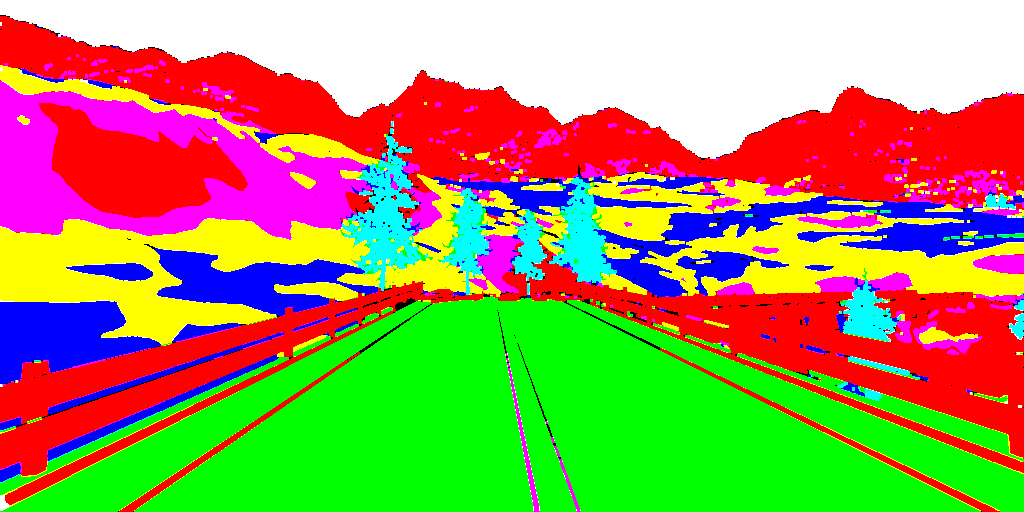
#> input picture gradset/gtFine/train/img_0_1587476719510222600_gtFine.png, 1024 x 512 px, found by its file name; its folder holds 4 pictures in this run
$ python 'to grey.py'
#> lines starting #> are read from the running program, lines starting #| are printed output that depends on the picture
import os
from PIL import Image

ROOT = '/home/weaver/PycharmProjects/datasets/gradSet/full/testImgAndGT/GT'


def toGrey(working):
    OUT_DIR = os.path.join(working, 'greyProc')
    if not os.path.exists(OUT_DIR):
        os.makedirs(OUT_DIR)


    right = 0
    wrong = 0

    print("Working on ", working, ", output to ", OUT_DIR)

    for filename in os.listdir(working):
        if filename.endswith(".png"):
            img = Image.open(os.path.join(working, filename)).convert('L')
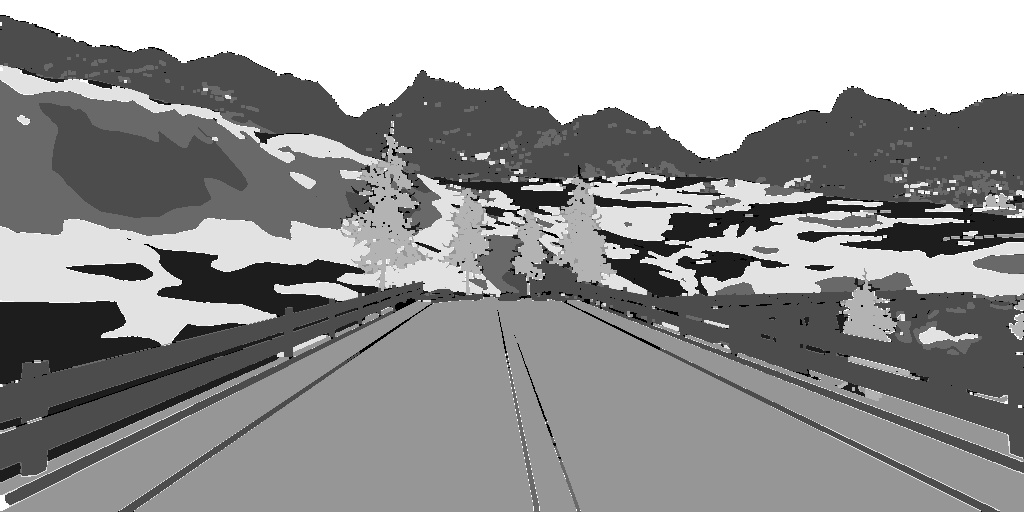
#> img: PIL image 1024x512 L; min 0, max 255, mean 146.3
            img.save(os.path.join(OUT_DIR, filename))
            right += 1
        else:
            wrong += 1
#> pass 2 of the loop in toGrey, `for filename in os.listdir(working):`:
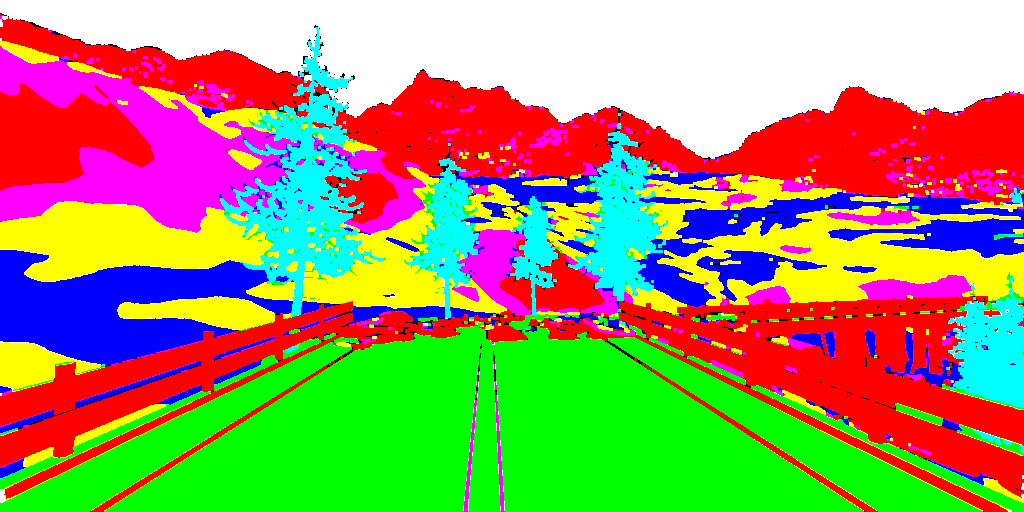
#> input picture gradset/gtFine/train/img_0_1587476720504811100_gtFine.png, 1024 x 512 px, found by its file name
#> in toGrey, `img = Image.open(os.path.join(working, filename)).convert('L')`:
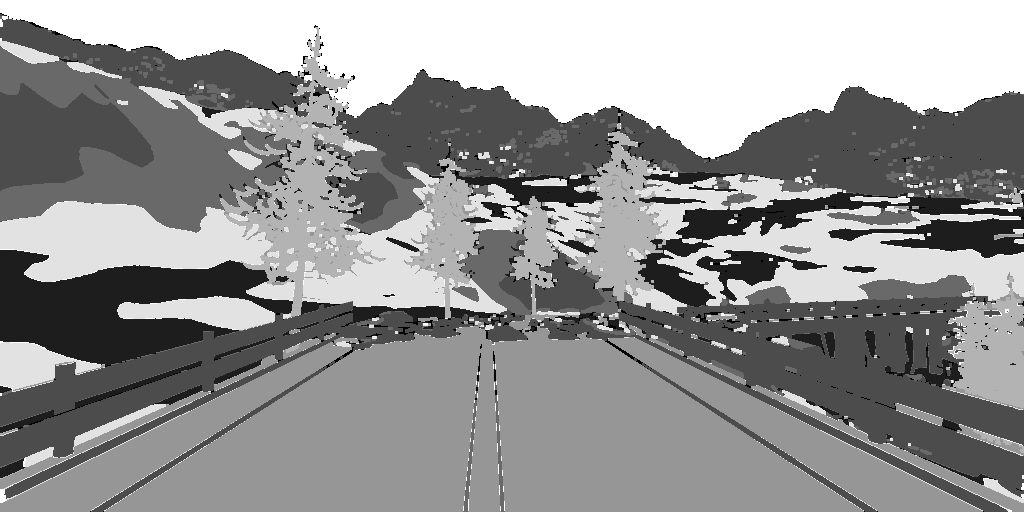
#> img: PIL image 1024x512 L; min 0, max 255, mean 147.8
#> pass 3 of the loop in toGrey, `for filename in os.listdir(working):`:
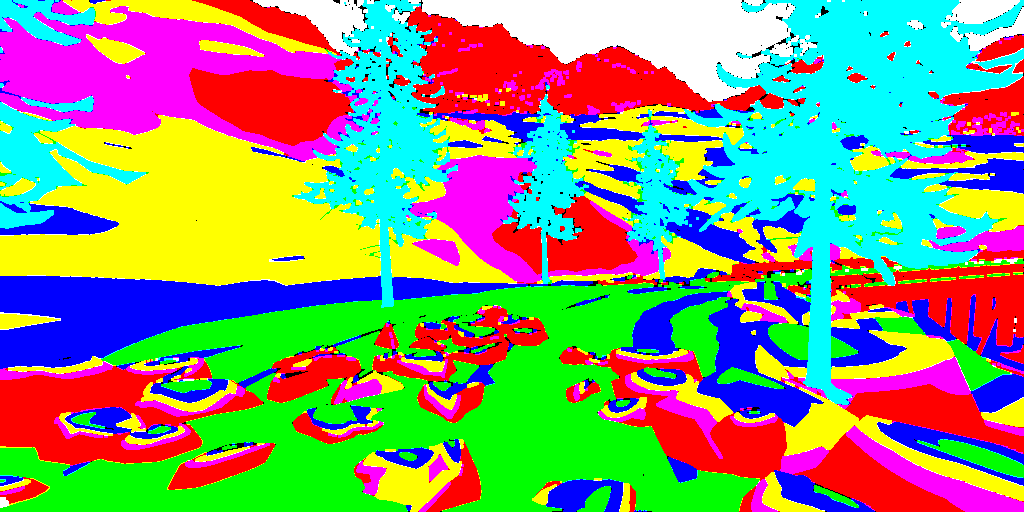
#> input picture gradset/gtFine/train/img_0_1587476721548557800_gtFine.png, 1024 x 512 px, found by its file name
#> in toGrey, `img = Image.open(os.path.join(working, filename)).convert('L')`:
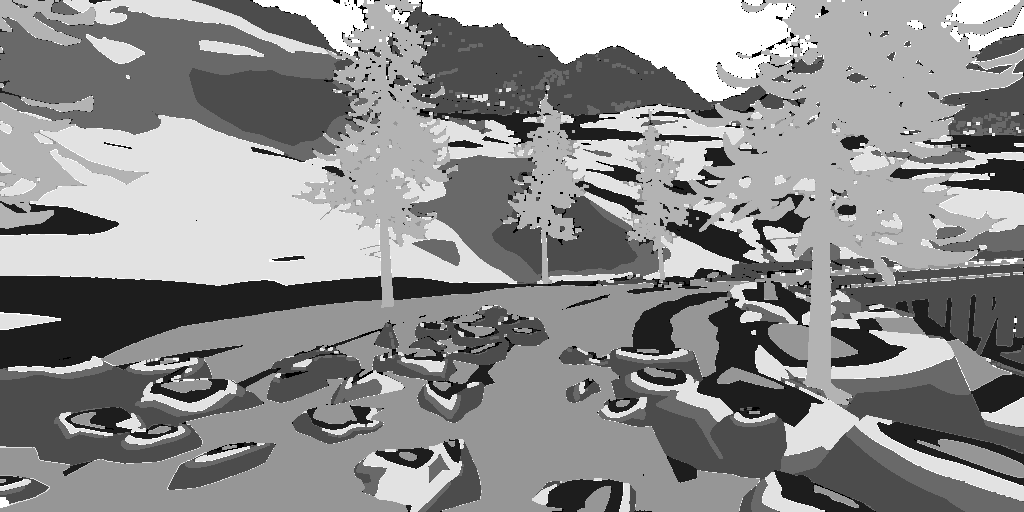
#> img: PIL image 1024x512 L; min 0, max 255, mean 140.5
#> the loop made 4 passes; the first 3 are shown

    print('Processed: ', right, '    Not Processed: ', wrong)


working = os.path.join(ROOT, 'train')
toGrey(working)

#WORKING = os.path.join(ROOT, 'val')
#toGrey(WORKING)
